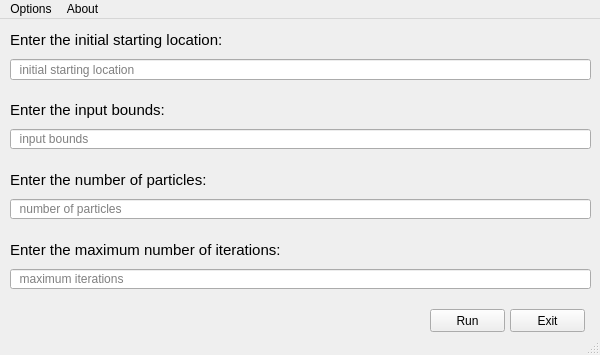
<?xml version="1.0" encoding="UTF-8"?>
<ui version="4.0">
 <class>MainWindow</class>
 <widget class="QMainWindow" name="MainWindow">
  <property name="geometry">
   <rect>
    <x>0</x>
    <y>0</y>
    <width>600</width>
    <height>355</height>
   </rect>
  </property>
  <property name="windowTitle">
   <string>Particle Swarm Optimization</string>
  </property>
  <property name="autoFillBackground">
   <bool>false</bool>
  </property>
  <widget class="QWidget" name="centralwidget">
   <widget class="QLineEdit" name="lineEdit">
    <property name="geometry">
     <rect>
      <x>10</x>
      <y>40</y>
      <width>581</width>
      <height>21</height>
     </rect>
    </property>
    <property name="toolTip">
     <string>Enter initial starting location as a list (enclosed within square brackets)</string>
    </property>
    <property name="inputMask">
     <string/>
    </property>
    <property name="text">
     <string/>
    </property>
    <property name="placeholderText">
     <string>  initial starting location</string>
    </property>
   </widget>
   <widget class="QLabel" name="label">
    <property name="geometry">
     <rect>
      <x>10</x>
      <y>10</y>
      <width>581</width>
      <height>21</height>
     </rect>
    </property>
    <property name="font">
     <font>
      <pointsize>11</pointsize>
      <italic>false</italic>
      <kerning>true</kerning>
     </font>
    </property>
    <property name="text">
     <string>Enter the initial starting location:</string>
    </property>
   </widget>
   <widget class="QLabel" name="label_2">
    <property name="geometry">
     <rect>
      <x>10</x>
      <y>80</y>
      <width>581</width>
      <height>21</height>
     </rect>
    </property>
    <property name="font">
     <font>
      <pointsize>11</pointsize>
      <italic>false</italic>
      <kerning>true</kerning>
     </font>
    </property>
    <property name="text">
     <string>Enter the input bounds:</string>
    </property>
   </widget>
   <widget class="QLineEdit" name="lineEdit_2">
    <property name="geometry">
     <rect>
      <x>10</x>
      <y>110</y>
      <width>581</width>
      <height>20</height>
     </rect>
    </property>
    <property name="toolTip">
     <string>Enter the input bounds as a list of tuples</string>
    </property>
    <property name="placeholderText">
     <string>  input bounds</string>
    </property>
   </widget>
   <widget class="QLabel" name="label_3">
    <property name="geometry">
     <rect>
      <x>10</x>
      <y>150</y>
      <width>581</width>
      <height>21</height>
     </rect>
    </property>
    <property name="font">
     <font>
      <pointsize>11</pointsize>
      <italic>false</italic>
      <kerning>true</kerning>
     </font>
    </property>
    <property name="text">
     <string>Enter the number of particles:</string>
    </property>
   </widget>
   <widget class="QLineEdit" name="lineEdit_3">
    <property name="geometry">
     <rect>
      <x>10</x>
      <y>180</y>
      <width>581</width>
      <height>20</height>
     </rect>
    </property>
    <property name="toolTip">
     <string>Enter the number of particles</string>
    </property>
    <property name="placeholderText">
     <string>  number of particles</string>
    </property>
   </widget>
   <widget class="QLabel" name="label_4">
    <property name="geometry">
     <rect>
      <x>10</x>
      <y>220</y>
      <width>581</width>
      <height>21</height>
     </rect>
    </property>
    <property name="font">
     <font>
      <pointsize>11</pointsize>
      <italic>false</italic>
      <kerning>true</kerning>
     </font>
    </property>
    <property name="text">
     <string>Enter the maximum number of iterations:</string>
    </property>
   </widget>
   <widget class="QLineEdit" name="lineEdit_4">
    <property name="geometry">
     <rect>
      <x>10</x>
      <y>250</y>
      <width>581</width>
      <height>20</height>
     </rect>
    </property>
    <property name="toolTip">
     <string>Enter the maximum number of iterations</string>
    </property>
    <property name="placeholderText">
     <string>  maximum iterations</string>
    </property>
   </widget>
   <widget class="QPushButton" name="pushButton">
    <property name="geometry">
     <rect>
      <x>430</x>
      <y>290</y>
      <width>75</width>
      <height>23</height>
     </rect>
    </property>
    <property name="toolTip">
     <string>CLick to execute</string>
    </property>
    <property name="text">
     <string>Run</string>
    </property>
   </widget>
   <widget class="QPushButton" name="pushButton_2">
    <property name="geometry">
     <rect>
      <x>510</x>
      <y>290</y>
      <width>75</width>
      <height>23</height>
     </rect>
    </property>
    <property name="text">
     <string>Exit</string>
    </property>
   </widget>
  </widget>
  <widget class="QMenuBar" name="menubar">
   <property name="geometry">
    <rect>
     <x>0</x>
     <y>0</y>
     <width>600</width>
     <height>21</height>
    </rect>
   </property>
   <widget class="QMenu" name="menuOptions">
    <property name="title">
     <string>Options</string>
    </property>
    <addaction name="actionPreset_Inputs"/>
    <addaction name="actionMatplotlib"/>
    <addaction name="actionExit"/>
   </widget>
   <widget class="QMenu" name="menuAbout">
    <property name="title">
     <string>About</string>
    </property>
    <addaction name="actionGroup_members"/>
    <addaction name="actionHelp"/>
   </widget>
   <addaction name="menuOptions"/>
   <addaction name="menuAbout"/>
  </widget>
  <widget class="QStatusBar" name="statusbar"/>
  <action name="actionGroup_members">
   <property name="text">
    <string>Group members</string>
   </property>
  </action>
  <action name="actionHelp">
   <property name="text">
    <string>Help</string>
   </property>
  </action>
  <action name="actionPreset_Inputs">
   <property name="text">
    <string>Preset Inputs</string>
   </property>
  </action>
  <action name="actionMatplotlib">
   <property name="text">
    <string>Matplotlib</string>
   </property>
  </action>
  <action name="actionExit">
   <property name="text">
    <string>Exit</string>
   </property>
   <property name="menuRole">
    <enum>QAction::QuitRole</enum>
   </property>
  </action>
 </widget>
 <resources/>
 <connections/>
</ui>
